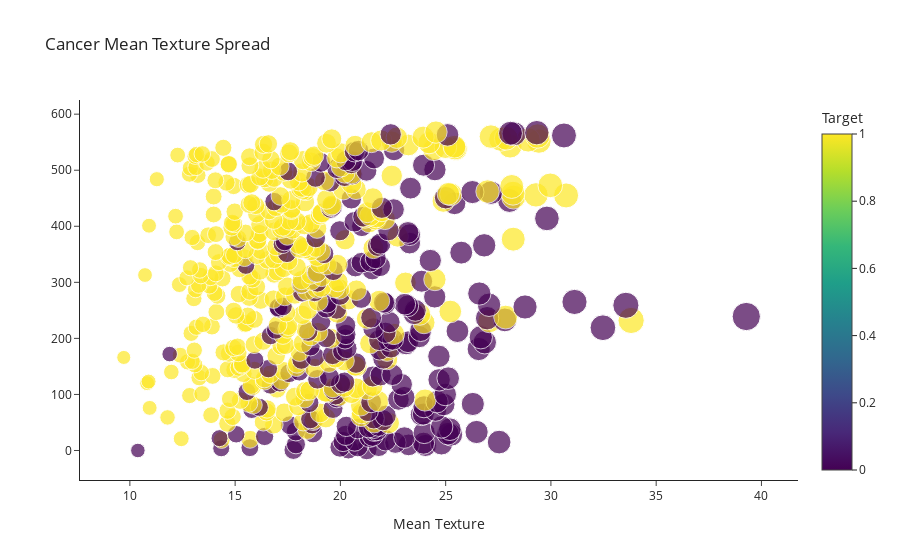

Notebook code for this chart:
### Markdown cell above
* Observemos cómo se comporta la variable textura según la variable target que determina si es benigno o maligno:

### Code cell
fig = px.scatter(df, 
                   x='mean texture', 
                   color='target',
                 size='mean texture',
                   template='simple_white', 
                   title='Cancer Mean Texture Spread',
                 labels={"mean texture": "Mean Texture", "target":"Target"},
                hover_data=["target"])

fig.update_layout(xaxis_title="Mean Texture",yaxis_title=" ")

fig.show()

### Figure 1 — Plotly figure (JSON) as saved in the notebook; plotly's stock layout.template omitted (floating-point values rounded to 4 significant figures; data arrays with more than 128 entries replaced by an {"elided": "..."} marker saying what was removed)
{"data": [{"customdata": {"elided": "569x1 int values"}, "hovertemplate": "Mean Texture=%{marker.size}<br>index=%{y}<br>Target=%{marker.color}<extra></extra>", "legendgroup": "", "marker": {"color": {"elided": "569 int values"}, "coloraxis": "coloraxis", "size": {"elided": "569 float values"}, "sizemode": "area", "sizeref": 0.0982, "symbol": "circle"}, "mode": "markers", "name": "", "orientation": "h", "showlegend": false, "type": "scatter", "x": {"elided": "569 float values"}, "xaxis": "x", "y": {"elided": "569 int values"}, "yaxis": "y"}], "layout": {"coloraxis": {"colorbar": {"title": {"text": "Target"}}, "colorscale": [[0, "#440154"], [0.1111, "#482878"], [0.2222, "#3e4989"], [0.3333, "#31688e"], [0.4444, "#26828e"], [0.5556, "#1f9e89"], [0.6667, "#35b779"], [0.7778, "#6ece58"], [0.8889, "#b5de2b"], [1, "#fde725"]]}, "legend": {"itemsizing": "constant", "tracegroupgap": 0}, "title": {"text": "Cancer Mean Texture Spread"}, "xaxis": {"anchor": "y", "domain": [0, 1], "title": {"text": "Mean Texture"}}, "yaxis": {"anchor": "x", "domain": [0, 1], "title": {"text": " "}}}}
